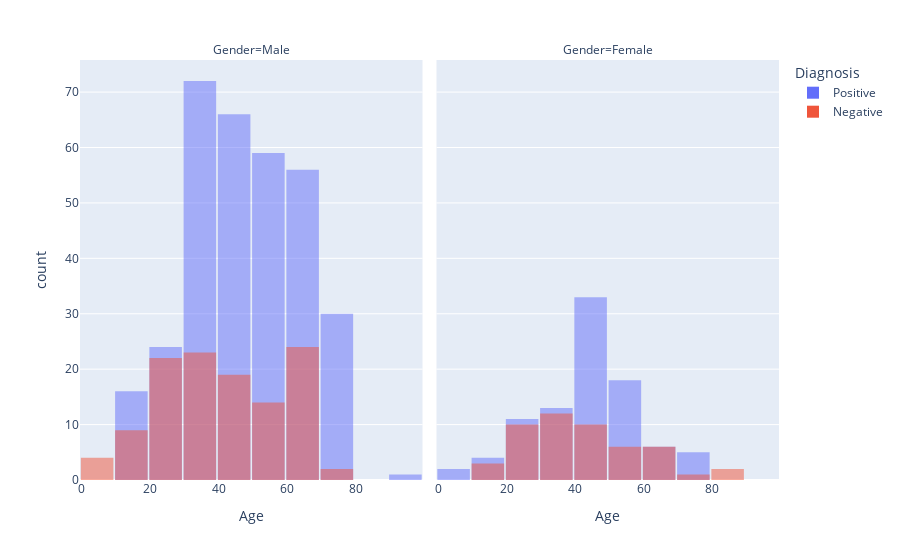

The notebook cell this image was saved under:
### Markdown cell above
More males are diagnosed with liver disease than females

### Code cell
# Define number of bins for histogram
num_bins = 10

# Define colors

# Create a facet grid with Plotly Express
fig = px.histogram(df, x='Age', color='diagnosis', facet_col='Gender', 
                   barmode='overlay',
                   nbins=num_bins,
                     category_orders={"Gender": ["Male", "Female"]})

# Update layout
fig.update_layout(bargap=0., bargroupgap=0.05, legend=dict(title='Diagnosis'))

# Show the plot
fig.show()

### Figure 1 — Plotly figure (JSON) as saved in the notebook; plotly's stock layout.template omitted (floating-point values rounded to 4 significant figures; data arrays with more than 128 entries replaced by an {"elided": "..."} marker saying what was removed)
{"data": [{"alignmentgroup": "True", "bingroup": "x", "hovertemplate": "diagnosis=Positive<br>Gender=Male<br>Age=%{x}<br>count=%{y}<extra></extra>", "legendgroup": "Positive", "marker": {"color": "#636efa", "opacity": 0.5, "pattern": {"shape": ""}}, "name": "Positive", "nbinsx": 10, "offsetgroup": "Positive", "orientation": "v", "showlegend": true, "type": "histogram", "x": {"elided": "324 int values"}, "xaxis": "x", "yaxis": "y"}, {"alignmentgroup": "True", "bingroup": "x", "hovertemplate": "diagnosis=Positive<br>Gender=Female<br>Age=%{x}<br>count=%{y}<extra></extra>", "legendgroup": "Positive", "marker": {"color": "#636efa", "opacity": 0.5, "pattern": {"shape": ""}}, "name": "Positive", "nbinsx": 10, "offsetgroup": "Positive", "orientation": "v", "showlegend": false, "type": "histogram", "x": [65, 26, 29, 74, 40, 40, 46, 32, 45, 34, 31, 19, 75, 75, 68, 58, 58, 64, 58, 46, 66, 45, 66, 46, 47, 44, 26, 7, 70, 45, 8, 68, 40, 35, 29, 28, 38, 43, 48, 34, 50, 45, 74, 31, 51, 50, 55, 45, 48, 54, 30, 30, 13, 13, 36, 26, 48, 48, 42, 58, 54, 50, 58, 48, 42, 31, 55, 55, 32, 53, 42, 49, 42, 42, 42, 45, 48, 48, 21, 22, 28, 22, 42, 53, 35, 46, 46, 10, 54, 50, 40, 20], "xaxis": "x2", "yaxis": "y2"}, {"alignmentgroup": "True", "bingroup": "x", "hovertemplate": "diagnosis=Negative<br>Gender=Male<br>Age=%{x}<br>count=%{y}<extra></extra>", "legendgroup": "Negative", "marker": {"color": "#EF553B", "opacity": 0.5, "pattern": {"shape": ""}}, "name": "Negative", "nbinsx": 10, "offsetgroup": "Negative", "orientation": "v", "showlegend": true, "type": "histogram", "x": [17, 64, 25, 33, 63, 20, 57, 62, 42, 35, 33, 64, 60, 70, 49, 13, 27, 27, 36, 36, 36, 36, 36, 27, 50, 50, 58, 28, 60, 60, 65, 56, 52, 65, 38, 49, 49, 41, 21, 21, 22, 66, 55, 6, 50, 61, 22, 48, 65, 36, 38, 4, 4, 26, 35, 50, 18, 43, 60, 23, 58, 50, 27, 22, 44, 14, 12, 42, 24, 43, 21, 35, 37, 19, 55, 21, 40, 16, 60, 33, 72, 38, 45, 65, 45, 48, 65, 11, 26, 53, 45, 61, 17, 28, 32, 61, 42, 42, 35, 38, 7, 30, 60, 65, 27, 65, 32, 56, 29, 62, 39, 42, 42, 62, 29, 60, 38], "xaxis": "x", "yaxis": "y"}, {"alignmentgroup": "True", "bingroup": "x", "hovertemplate": "diagnosis=Negative<br>Gender=Female<br>Age=%{x}<br>count=%{y}<extra></extra>", "legendgroup": "Negative", "marker": {"color": "#EF553B", "opacity": 0.5, "pattern": {"shape": ""}}, "name": "Negative", "nbinsx": 10, "offsetgroup": "Negative", "orientation": "v", "showlegend": false, "type": "histogram", "x": [84, 38, 38, 17, 85, 48, 29, 55, 24, 70, 18, 48, 38, 65, 35, 35, 38, 25, 24, 54, 30, 36, 36, 49, 69, 65, 42, 25, 56, 20, 60, 66, 23, 52, 47, 41, 30, 17, 45, 45, 28, 28, 49, 37, 53, 22, 65, 45, 38, 50], "xaxis": "x2", "yaxis": "y2"}], "layout": {"annotations": [{"font": {}, "showarrow": false, "text": "Gender=Male", "x": 0.245, "xanchor": "center", "xref": "paper", "y": 1, "yanchor": "bottom", "yref": "paper"}, {"font": {}, "showarrow": false, "text": "Gender=Female", "x": 0.755, "xanchor": "center", "xref": "paper", "y": 1, "yanchor": "bottom", "yref": "paper"}], "bargap": 0, "bargroupgap": 0.05, "barmode": "overlay", "legend": {"title": {"text": "Diagnosis"}, "tracegroupgap": 0}, "margin": {"t": 60}, "xaxis": {"anchor": "y", "domain": [0, 0.49], "title": {"text": "Age"}}, "xaxis2": {"anchor": "y2", "domain": [0.51, 1], "matches": "x", "title": {"text": "Age"}}, "yaxis": {"anchor": "x", "domain": [0, 1], "title": {"text": "count"}}, "yaxis2": {"anchor": "x2", "domain": [0, 1], "matches": "y", "showticklabels": false}}}
